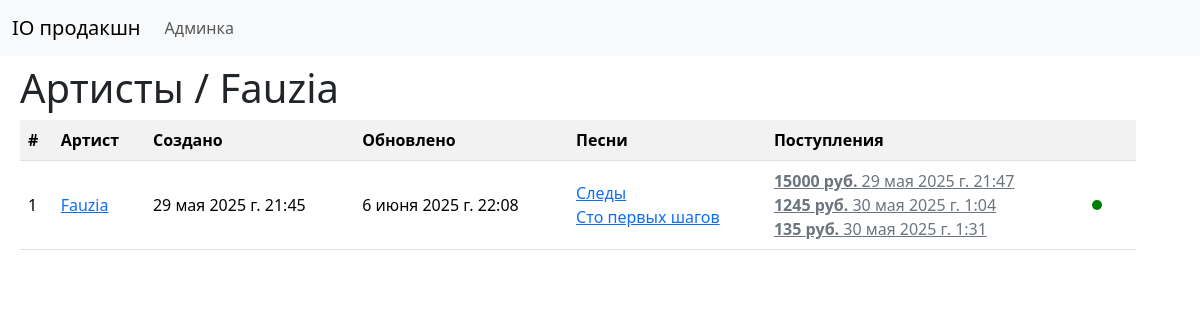
The app's page /ar/1/ with its own data.
### iocrm_app/models.py (models this page shows, shortened)
class Artist(models.Model):
    name = models.CharField(max_length=200, verbose_name="артист")
    created_at = models.DateTimeField(auto_now_add=True)
    updated_at = models.DateTimeField(auto_now=True)
    cover_image = models.FileField(upload_to='images/', null=True, blank=True)
    ordering = ["updated_at"]
    artist_link = models.CharField(max_length=200, verbose_name="ссылка", blank=True, null=True)
    landing = models.BooleanField()

class Project(models.Model):
    song = models.CharField(max_length=200, verbose_name="песни")
    artist = models.ForeignKey(Artist, related_name="projects", verbose_name="проекты", on_delete = models.PROTECT)
    price = models.IntegerField(verbose_name="стоимость")
    agreement = models.URLField(blank=True, null=True, verbose_name="договор")
    result = models.URLField(blank=True, null=True, verbose_name="результат")
    yandex = models.URLField(blank=True, null=True, verbose_name="ссылка на прослушивание")
    status = models.CharField(max_length=16, choices=PROJECT_CHOICES, default='demo', verbose_name="статус")
    created_at = models.DateTimeField(auto_now_add=True)
    updated_at = models.DateTimeField(auto_now=True)
    ordering = ["-updated_at"]

class Transaction(models.Model):
    artist = models.ForeignKey(Artist, related_name="transactions", verbose_name="артист", on_delete = models.PROTECT)
    song = models.ForeignKey(Project, related_name="transactions", verbose_name="песня", on_delete = models.PROTECT)
    type = models.CharField(max_length=6, choices=TRANSACTION_CHOICES, verbose_name="тип", default='pre')
    q = models.IntegerField(verbose_name="сумма")
    receipt = models.URLField(blank=True, null=True, verbose_name="чек")
    created_at = models.DateTimeField(auto_now_add=True)
    updated_at = models.DateTimeField(auto_now=True)
    comment = models.CharField (max_length=512, verbose_name="комментарий")
    ordering = ["-updated_at"]

### iocrm_app/views.py (the view)
# urls.py: path('ar/<int:pk>/', views.ar_detail, name='ar_detail'),
def ar_detail(request, pk):
    ar = get_object_or_404(Artist, pk=pk)
    return render(request, 'iocrm_app/ar_detail.html', {'ar': ar})

### iocrm_app/templates/iocrm_app/ar_detail.html (shortened to what this page needs)
{% extends 'iocrm_app/base.html' %}
{% block content %}
        <h1 class="mb-2">Артисты / {{ar.name}} </h1>
        <table class="table table-striped align-middle">
                <tr>
                    <td>
                        <b>#</b>
                    </td>
                    <td>
                        <b>Артист</b>
                    </td>
                    <td>
                        <b>Создано</b>
                    </td>
                    <td>
                        <b>Обновлено</b>
                    </td>
                    <td>
                        <b>Песни</b>
                    </td>
                    <td>
                        <b>Поступления</b>
                    </td>
                    <td>
                    </td>
                    <td>
                    </td>
                </tr>
                <tr>
                    <td>
                        {{ar.pk}}
                    </td>
                    <td>
                        <a href="{% url 'ar_detail' pk=ar.pk %}">{{ ar.name }}</a>
                    </td>
                    <td>
                        {{ar.created_at}}
                    </td>
                    <td>
                        {{ar.updated_at}}
                    </td>
                    <td>
                        {% if ar.projects.all %}
                            {% for p in ar.projects.all %}
                                <a href="{% url 'pr_detail' pk=p.pk %}"> {{p.song}} </a>
                            {% endfor %}
                        {% else %}
                            <span class="text-secondary"> Песен пока нет </span>
                        {% endif %}
                    </td>
                    <td>
                        {% if ar.transactions.all %}
                            {% for t in ar.transactions.all %}
                                <a href="{% url 'tr_detail' pk=t.pk %}" class="link-secondary"> <b>{{t.q}} руб. </b> {{t.created_at }} </a></br>
                            {% endfor %}
                        {% else %}
                            <span class="text-secondary"> Поступлений пока нет </span>
                        {% endif %}
                    </td>
                    <td>
                        {% if ar.landing %}
                            <div class="rounded-circle" style="width: 10px; height: 10px; background-color: green;"></div>
                        {% else %}
                            <div class="rounded-circle" style="width: 10px; height: 10px; background-color: grey;"></div>
                        {% endif %}
                    </td>
                    <td>
                    </td>
                </tr>
        </table>
{% endblock %}

### records on screen
Artist: name "Fauzia", pk "1", created_at "29 мая 2025 г. 21:45", updated_at "6 июня 2025 г. 22:08"
Project: song "Следы"
Project: song "Сто первых шагов"
Transaction: q "15000", created_at "29 мая 2025 г. 21:47"
Transaction: q "1245", created_at "30 мая 2025 г. 1:04"
Transaction: q "135", created_at "30 мая 2025 г. 1:31"
